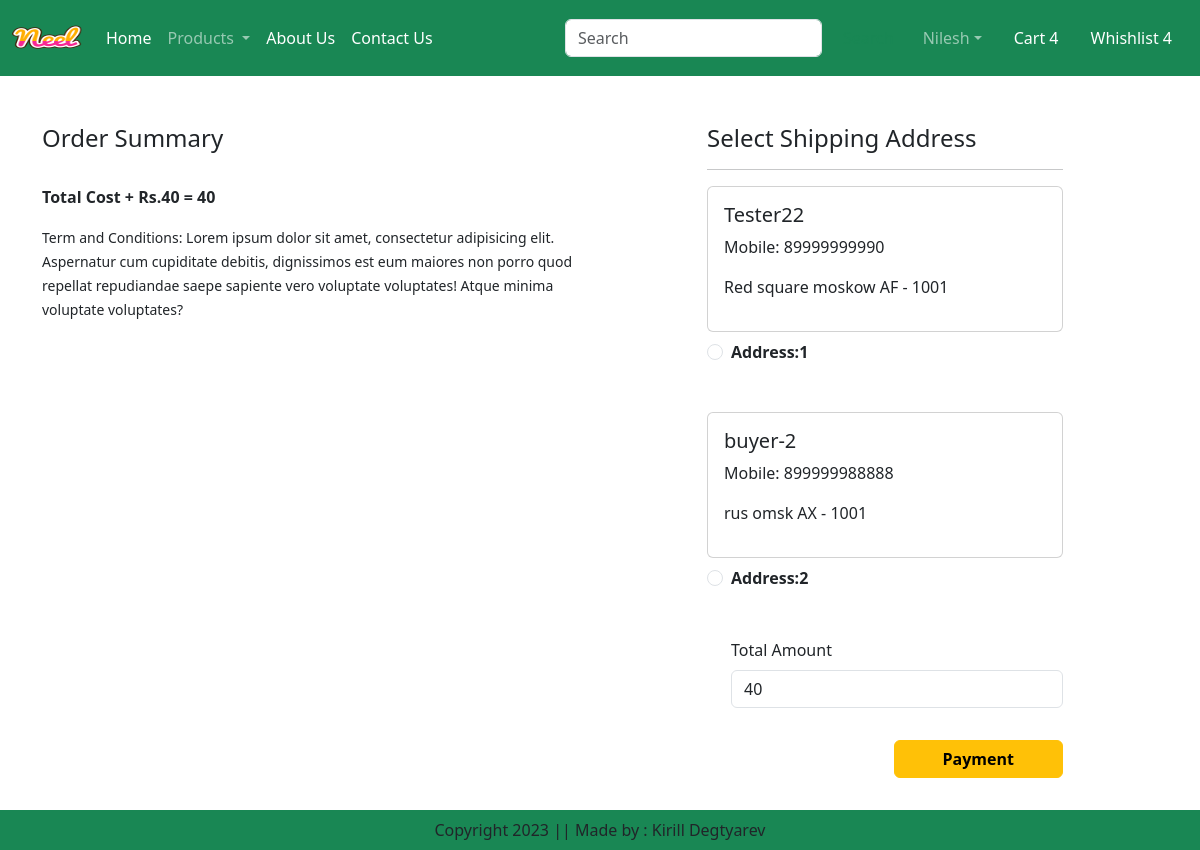
/checkout/ (signed in), run on an earlier commit of the app's database.
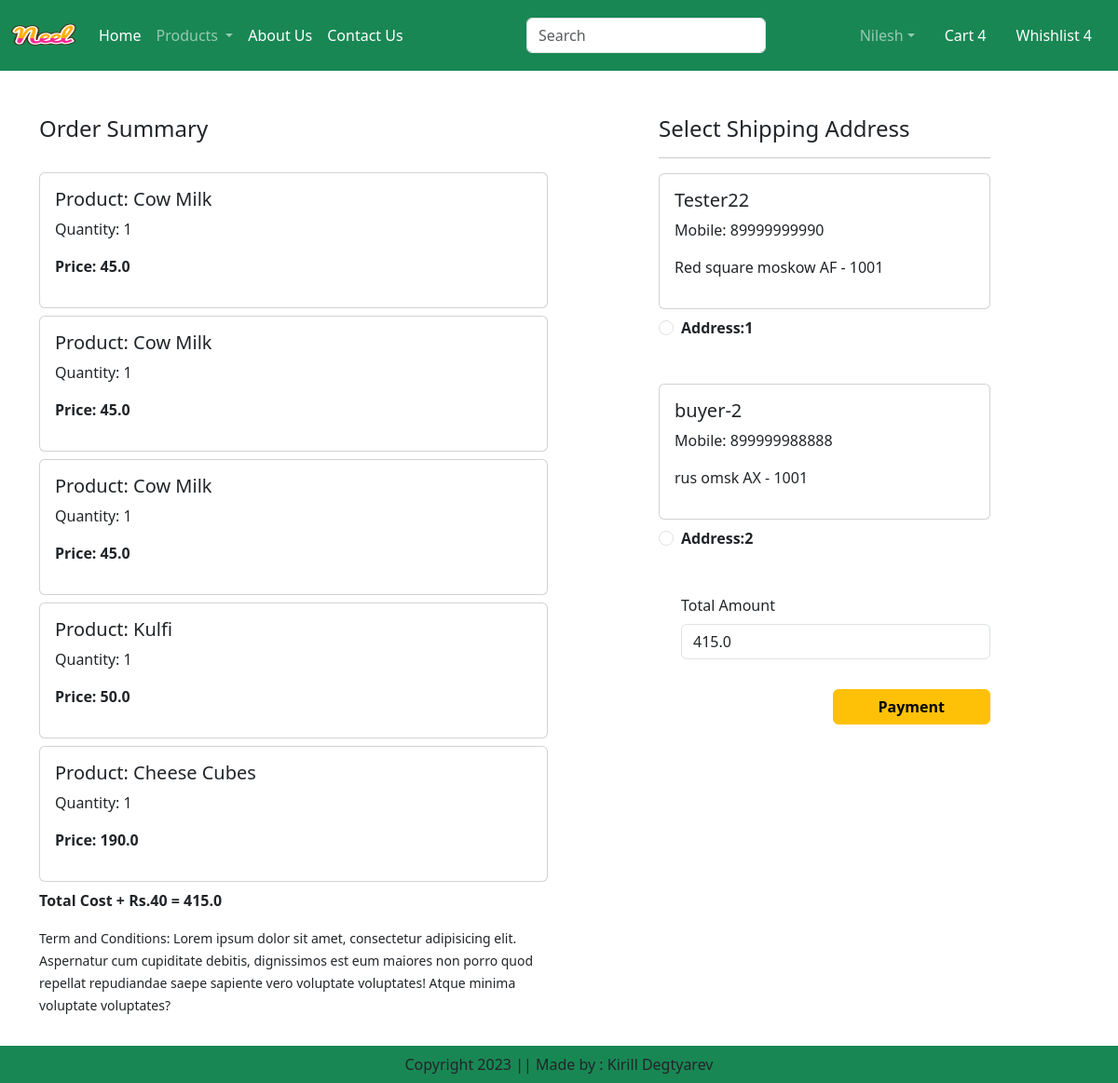
And on a later commit of the database.
### app/models.py (models this page shows, shortened)
class Customer(models.Model):
    user = models.ForeignKey(User, on_delete=models.CASCADE)
    name = models.CharField(max_length=200)
    locality = models.CharField(max_length=200)
    city = models.CharField(max_length=50)
    mobile = models.IntegerField()
    zipcode = models.IntegerField()
    state = models.CharField(choices=STATE_CHOICES, max_length=100)

class Cart(models.Model):
    user = models.ForeignKey(User, on_delete=models.CASCADE)
    product = models.ForeignKey(Product, on_delete=models.CASCADE)
    quantity = models.PositiveIntegerField(default=1)

class Product(models.Model):
    title = models.CharField(max_length=100)
    selling_price = models.FloatField()
    discounted_price = models.FloatField()
    description = models.TextField()
    composition = models.TextField(default='')
    prodapp = models.TextField(default='')
    category = models.CharField(choices=CATEGORY_CHOICES, max_length=2)
    product_image = models.ImageField(upload_to='product')

### app/views.py (the view)
# urls.py: path('checkout/', views.checkout.as_view(), name='checkout'),
class checkout(View):
    def get(self, request):
        user = request.user
        add=Customer.objects.filter(user=user)
        cart_items=Cart.objects.filter(user=user)
        famount = 0
        for p in cart_items:
            value = p.quantity * p.product.discounted_price
            famount = famount + value
        totalamount = famount + 40
        return render(request, 'app/checkout.html', locals())

### app/templates/app/checkout.html (shortened to what this page needs)
{% extends "app/base.html" %}
{% load static %}
{% block main-content %}
    <div class="container">
        <div class="row mt-5">
            <div class="col-sm-6">
                <h4>Order Summary</h4>
                <br>
                {% for item in cart_items %}
                    <div class="card mb-2">
                        <div class="card-body">
                            <h5>Product: {{ item.product.title }}</h5>
                            <p>Quantity: {{ item.quantity }}</p>
                            <p class="fw-bold">Price: {{ item.product.discounted_price }}</p>
                        </div>
                    </div>
                {% endfor %}
                <p class="fw-bold">Total Cost + Rs.40 = {{ totalamount }}</p>
                <small>Term and Conditions: Lorem ipsum dolor sit amet, consectetur adipisicing elit. Aspernatur cum
                    cupiditate debitis, dignissimos est eum maiores non porro quod repellat repudiandae saepe sapiente
                    vero voluptate voluptates! Atque minima voluptate voluptates?</small>
            </div>
            <div class="col-sm-4 offset-sm-1">
                <h4>Select Shipping Address</h4>
                <hr>
                <form method="post" id="myform">
                    {% for ad in add %}
                        <div class="card">
                            <div class="card-body">
                                <h5>{{ ad.name }}</h5>
                                <p>Mobile: {{ ad.mobile }}</p>
                                <p>{{ ad.locality }} {{ ad.city }} {{ ad.state }} - {{ ad.zipcode }}</p>
                            </div>
                        </div>
                        <div class="form-check mt-2 mb-5">
                            <input class="form-check-input" type="radio" name="custid" id="custadd{{ forloop.counter }}"
                                   value="{{ ad.id }}">
                            <label class="form-check-label fw-bold" for="custadd{{ forloop.counter }}">
                                Address:{{ forloop.counter }}
                            </label>
                        </div>
                    {% endfor %}
                    <div class="form-check mb-3">
                        <label for="totalamount" class="form-label">Total Amount</label>
                        <input type="number" class="form-control" name="totalamount" value="{{ totalamount }}" readonly>
                    </div>
                    <div class="text-end">
                        <button id="rzp-button1" type="submit" class="btn btn-warning mt-3  px-5 fw-bold">Payment
                        </button>
                    </div>
                </form>
            </div>
        </div>
    </div>
{% endblock main-content %}

What changed in the data, as far as the page shows it:
added Cart: product "Cow Milk", quantity "1", product.discounted_price "45.0"
added Cart: product "Cow Milk", quantity "1", product.discounted_price "45.0"
added Cart: product "Cow Milk", quantity "1", product.discounted_price "45.0"
added Cart: product "Kulfi", quantity "1", product.discounted_price "50.0"
added Cart: product "Cheese Cubes", quantity "1", product.discounted_price "190.0"
Also different on the page:
{{ totalamount }}: "40" → "415.0"
form field totalamount: "40" → "415.0"
